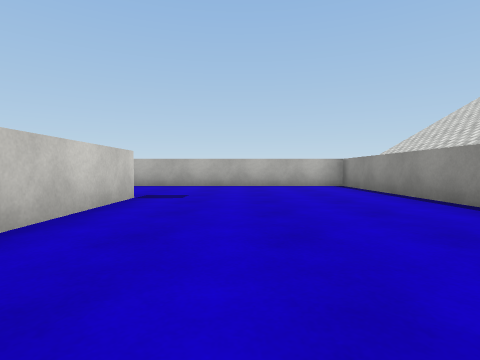
[1] (above)

22 first-person views from a walk through a 3-D level made in the Unity game engine. The camera is 0.42 m above the floor, tilts 2° down and sees 80° across. The floor is counted in squares, 1 m on a side. Each view is taken from the middle of a square. On the plan, view 1 faces up. The plan holds only what a view shows up to about 9 squares ahead; the rest is blank. The place goes on beyond the plan. The player character is not drawn. Surface patterns are stand-ins for the level's own textures.

[2]
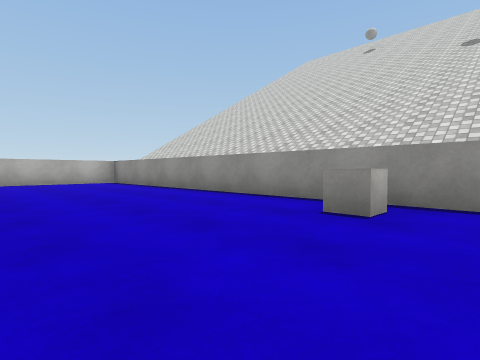

[3]
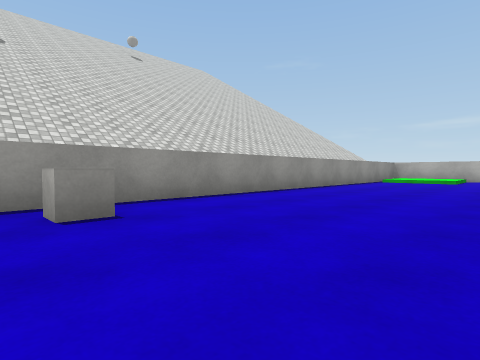

[4]
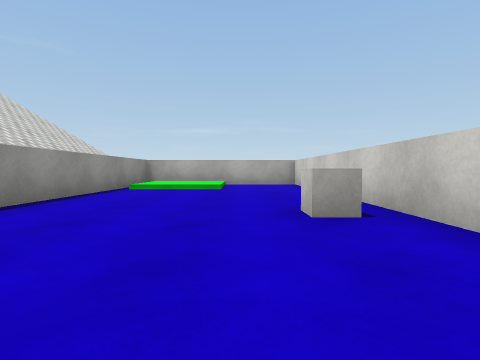

[5]
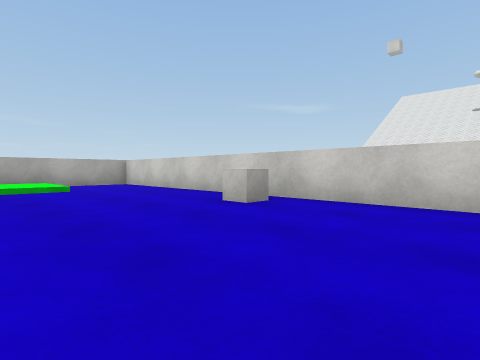

[6]
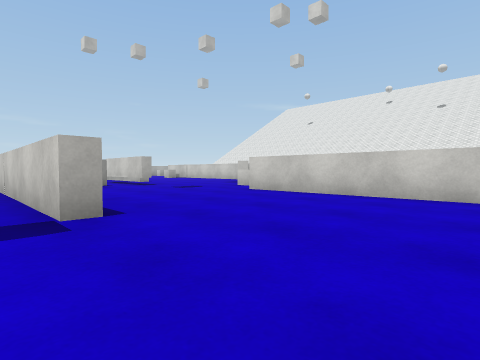

[7]
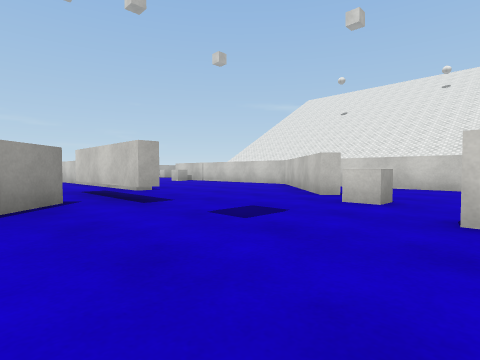

[8]
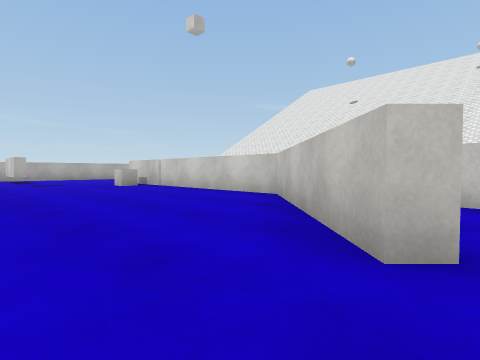

[9]
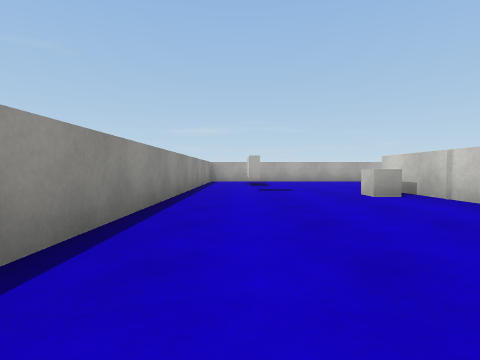

[10]
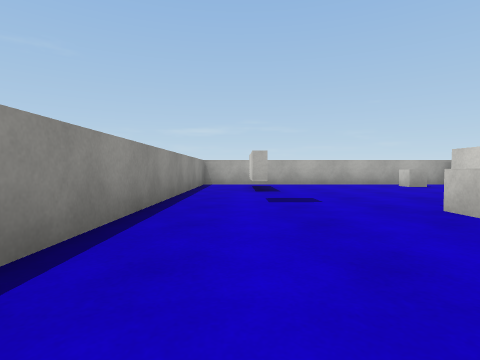

[11]
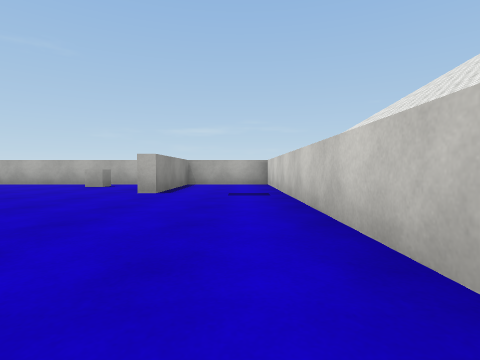

[12]
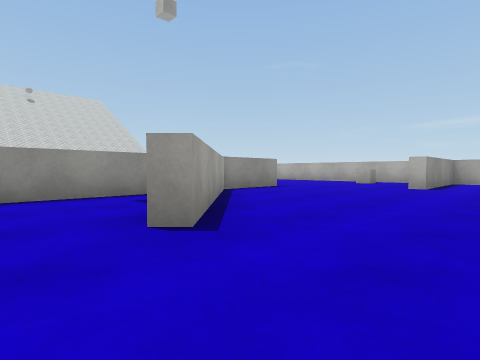

[13]
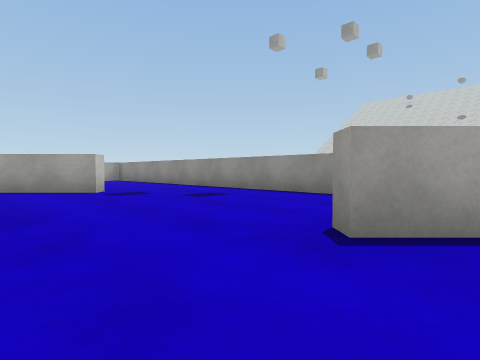

[14]
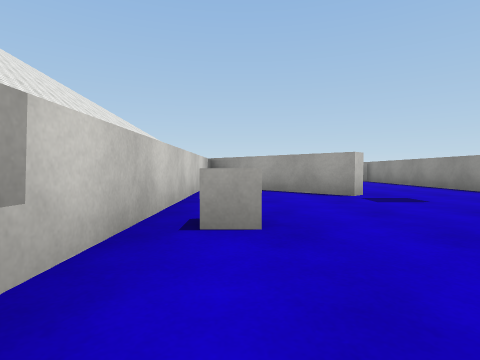

[15]
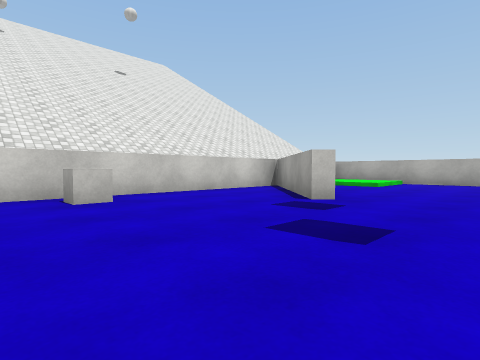

[16]
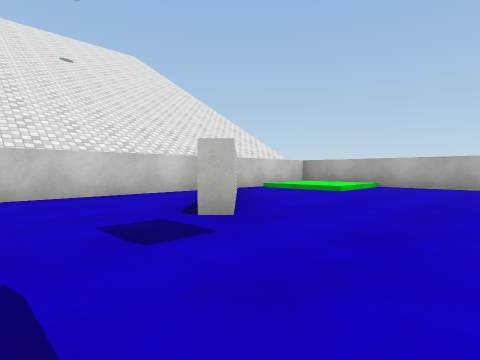

[17]
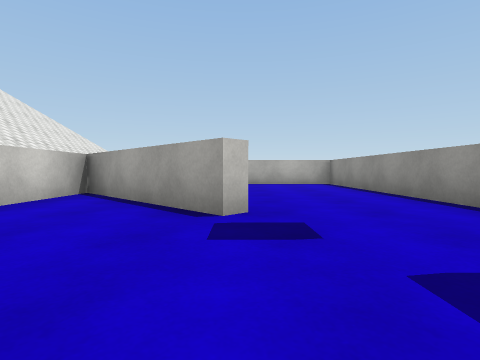

[18]
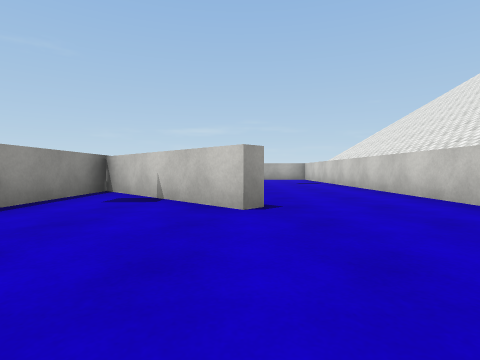

[19]
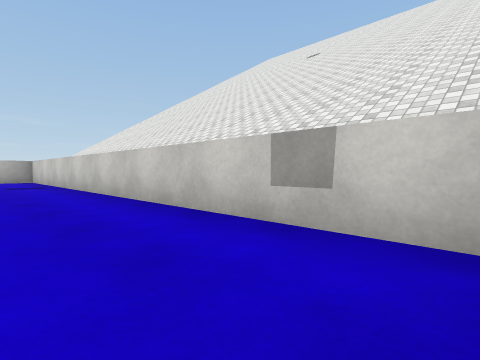

[20]
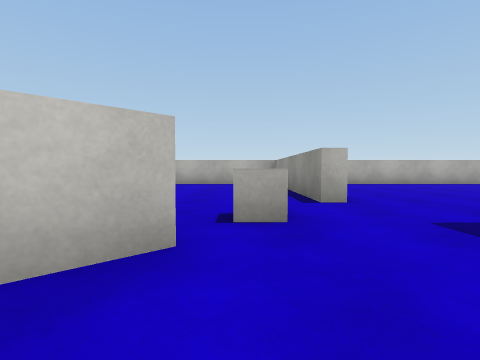

[21]
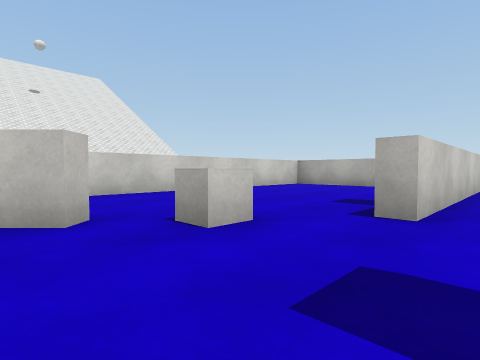

[22]
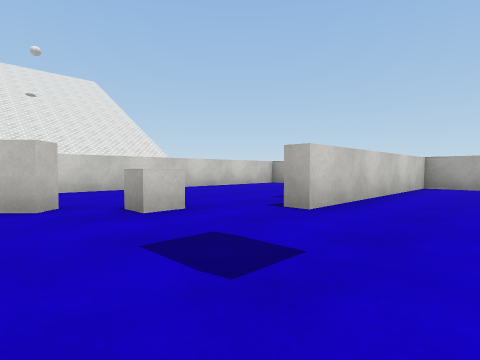

### Floor plan
Points are (right, up) in squares from view 1. A wall is a line through its corners. A room is listed if a view was taken in it or the views show most of it. See-through windows are left out.
Room 1 (views 1, 2, 3, 4, 5, 6, 7, 8, 9, 10, 20, 21, 22)
walls: (-4, -1.2) (-3.3, -0.5); (-7.7, 0.9) (-7.4, 0.6) (-10, -2.1) (-10, -8.1); (-2, 4.3) (-1.6, 4.3) (-1.6, 0); (-1.6, -4.2) (-1.6, -12.3) (2.7, -12.3) (2.7, 7.5) (-5.6, 7.5) (-5.6, 2.7) (-6, 2.7) (-6, 7.5) (-10, 7.5) (-10, -0.4); (-7.6, -9.5) (-7.2, -9.5); (-6, -12.3) (-6, -3.1)
ways out: opening at (-8.5, -9) to room 5
objects: cube (-9, -7); cube (-7, 1) to (-7, 2); cube (-1, -7); cube (2, -1)
Room 2 (views 11, 12, 13, 14, 15, 16, 17, 18, 19)
walls: (-13.3, -3.2) (-13, -3) (-10.3, -5.7) (-10.3, 0.5); (-12.9, 1.8) (-13.2, 1.6) (-15.8, 4.3) (-15.8, -5.6)
ways out: opening at (-14.5, -4.5) to room 3; opening at (-11.5, 1) to room 4
objects: cube (-15, -1)
Room 3 (no view inside)
walls: (-10.3, -8.1) (-10.3, -6.2) (-13.3, -3.2); (-15.8, -5.6) (-15.8, -12.3) (-13.5, -12.3) (-13.5, -9.1)
ways out: opening at (-14.5, -4.5) to room 2; opening at (-11.7, -9) to room 5
Room 4 (no view inside)
walls: (-14.1, 3.1) (-12.9, 1.8); (-10.3, 0.5) (-10.3, 7.5) (-15.8, 7.5) (-15.8, 4.8)
ways out: opening at (-11.5, 1) to room 2
Room 5 (no view inside)
walls: (-13.2, -12.3) (-6, -12.3)
ways out: opening at (-8.5, -9) to room 1; opening at (-11.7, -9) to room 3
objects: cube (-11, -11)

Positions as (right, up) in squares from view 1, and headings:
1: (0, 0), facing up
2: (-1, -2), facing up-right
3: (-1, 0), facing down-right
4: (0, -4), facing down
5: (2, -4), facing down-left
6: (-1, 7), facing down-left
7: (-3, 3), facing down-left
8: (-6, 1), facing down-left
9: (-7, -2), facing down
10: (-7, -4), facing down
11: (-15, -4), facing down
12: (-15, -2), facing down-right
13: (-15, -4), facing up-right
14: (-15, -3), facing up
15: (-11, -2), facing up-left
16: (-11, 0), facing up-left
17: (-13, -1), facing up
18: (-13, 0), facing down
19: (-14, -1), facing down-left
20: (-7, -1), facing up
21: (-5, 0), facing up-left
22: (-4, 0), facing up-left
